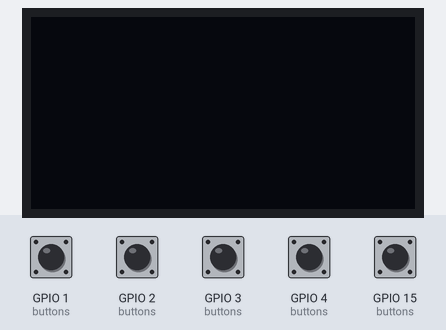
This sketch was run on a simulated ESP32-C6. Parts: 128×64 one-colour display. The inputs (shaded band) are chosen by the test bench; at power-on: GPIO 1 (buttons), GPIO 2 (buttons), GPIO 3 (buttons), GPIO 4 (buttons), GPIO 15 (buttons) HIGH. What the sketch prints to the serial monitor is not drawn.

Above: at 1.2 s.
1.3 s: GPIO 1 (buttons) pulled LOW for 0.15 s
At 2.4 s:
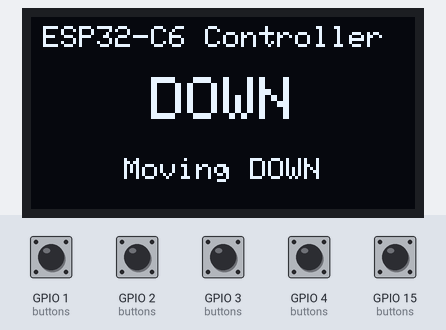
2.9 s: GPIO 2 (buttons) pulled LOW for 0.15 s
At 3.8 s:
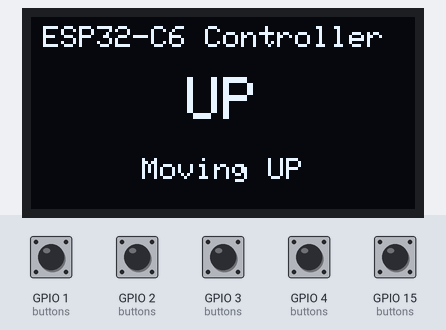
4.5 s: GPIO 3 (buttons) pulled LOW for 0.15 s
At 5.1 s:
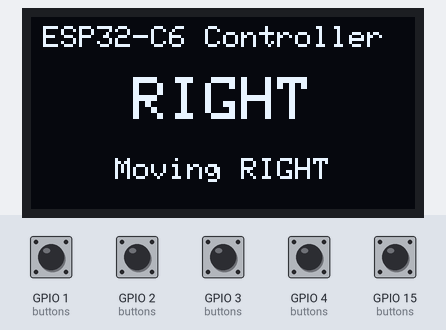
6.1 s: GPIO 4 (buttons) pulled LOW for 0.15 s
At 7.3 s:
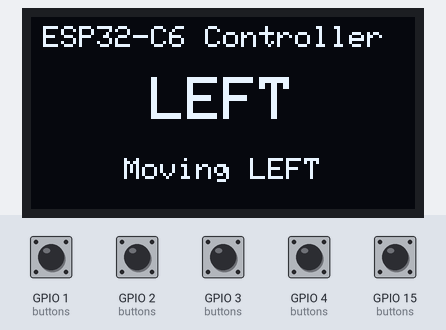
7.7 s: GPIO 15 (buttons) pulled LOW for 0.15 s
At 8.6 s:
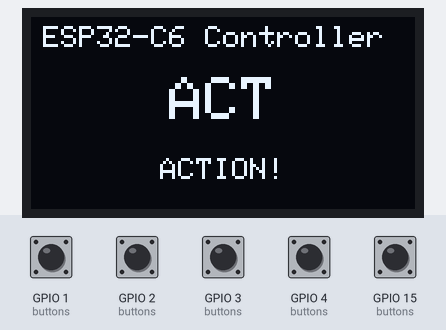
9.3 s: GPIO 1 (buttons) pulled LOW for 1 s
At 10.0 s:
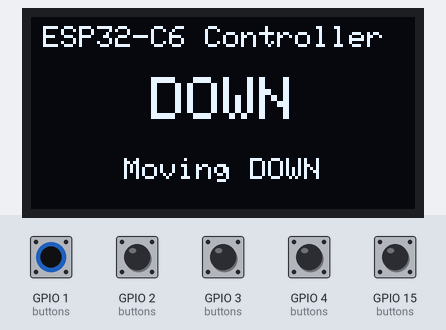
Timing chart, 0 to 12.3 s (numbered marks = the images above; inputs shaded):
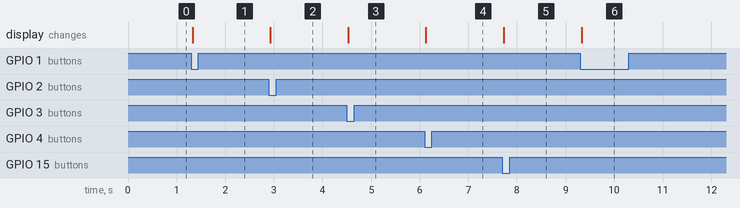

Measured:
- after the input at 1.3 s, the display: changes at once (image 1)
- after the input at 2.9 s, the display: changes at once (image 2)
- after the input at 4.5 s, the display: changes at once (image 3)
- after the input at 6.1 s, the display: changes at once (image 4)
- after the input at 7.7 s, the display: changes at once (image 5)
- after the input at 9.3 s, the display: changes at once (image 6)

The sketch:

sketch.ino
```cpp
#include <Wire.h>
#include <Adafruit_GFX.h>
#include <Adafruit_SH110X.h>

#define DOWN_BTN  1
#define UP_BTN    2
#define RIGHT_BTN 3
#define LEFT_BTN  4
#define ACT_BTN   15

#define SCREEN_WIDTH 128
#define SCREEN_HEIGHT 64
#define OLED_RESET -1

Adafruit_SH1106G display(SCREEN_WIDTH, SCREEN_HEIGHT, &Wire, OLED_RESET);

String lastAction = "Ready!";
String lastBtn    = "";

struct BtnDef {
  int pin;
  const char* label;
  const char* action;
};

BtnDef buttons[] = {
  { DOWN_BTN,  "DOWN",  "Moving DOWN"  },
  { UP_BTN,    "UP",    "Moving UP"    },
  { RIGHT_BTN, "RIGHT", "Moving RIGHT" },
  { LEFT_BTN,  "LEFT",  "Moving LEFT"  },
  { ACT_BTN,   "ACT",   "ACTION!"      },
};

const int NUM_BUTTONS = sizeof(buttons) / sizeof(buttons[0]);

void showOLED(const char* btnName, const char* actionText){
  display.clearDisplay();

  display.setTextColor(SH110X_WHITE);
  display.setTextSize(1);
  display.setCursor(4, 3);
  display.print("ESP32-C6 Controller");

  display.setTextColor(SH110X_WHITE);
  display.setTextSize(2);
  int nameLen = strlen(btnName) * 12;
  display.setCursor((SCREEN_WIDTH - nameLen) / 2, 20);
  display.print(btnName);

  display.setTextSize(1);
  int actionLen = strlen(actionText) * 6;
  display.setCursor((SCREEN_WIDTH - actionLen) / 2, 47);
  display.print(actionText);

  display.display();
}

void setup(){
  Serial.begin(115200);

  for(int i = 0; i < NUM_BUTTONS; i++){
    pinMode(buttons[i].pin, INPUT_PULLUP);
  }

  Wire.begin(6,7);
  if(!display.begin(0x3C, true)){
    Serial.print("Init failed");
  }

  display.clearDisplay();
  display.display();
}

void loop() {
  for (int i = 0; i < NUM_BUTTONS; i++) {
    if (digitalRead(buttons[i].pin) == LOW) {
      if (lastBtn != buttons[i].label) {
        lastBtn    = buttons[i].label;
        lastAction = buttons[i].action;
        Serial.println(lastAction);
        showOLED(buttons[i].label, buttons[i].action);
      }
      delay(10);
      return;
    }
  }
  lastBtn = "";
  delay(10);
}
```
